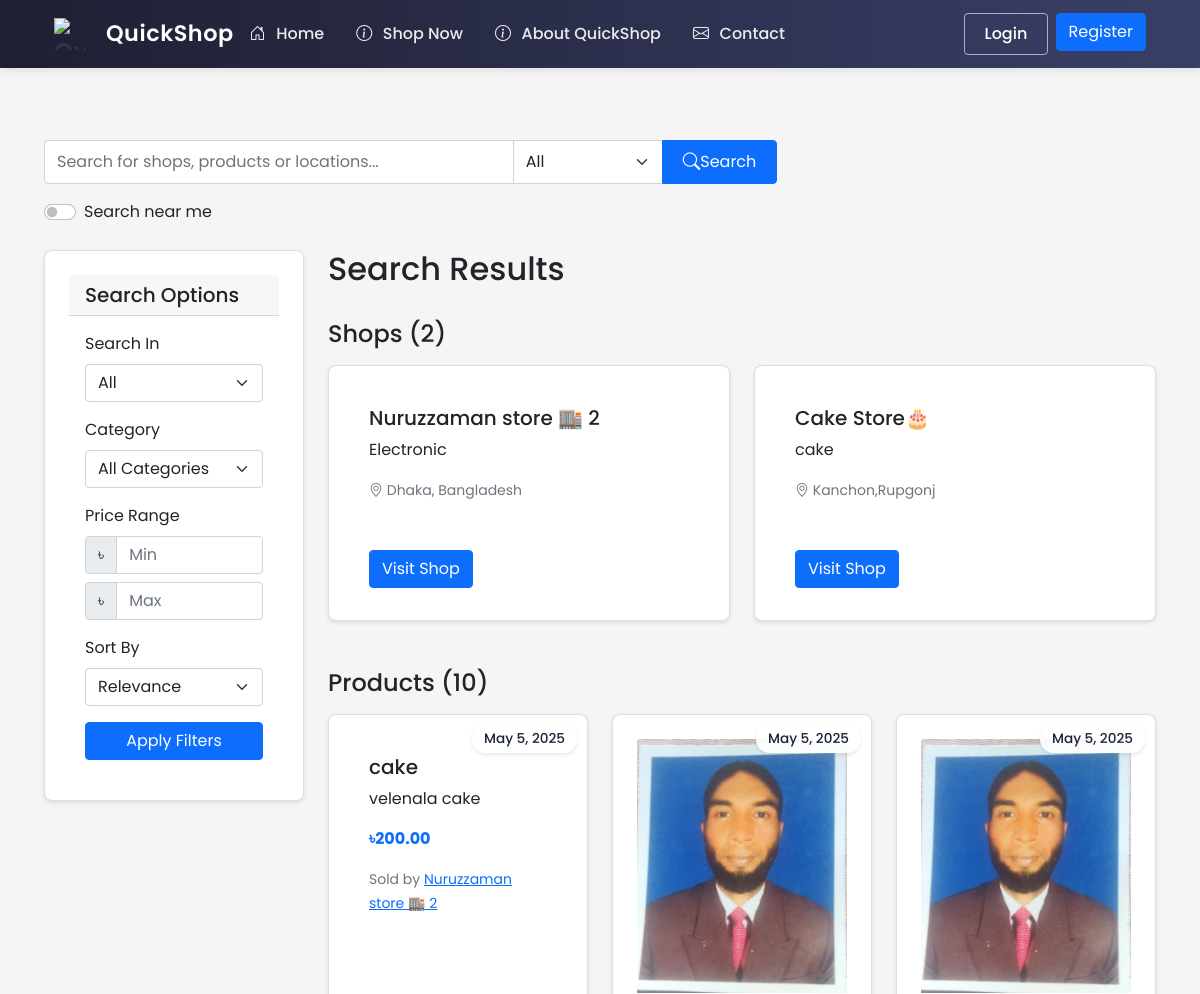
Before: /search (upper part) with the older database file.
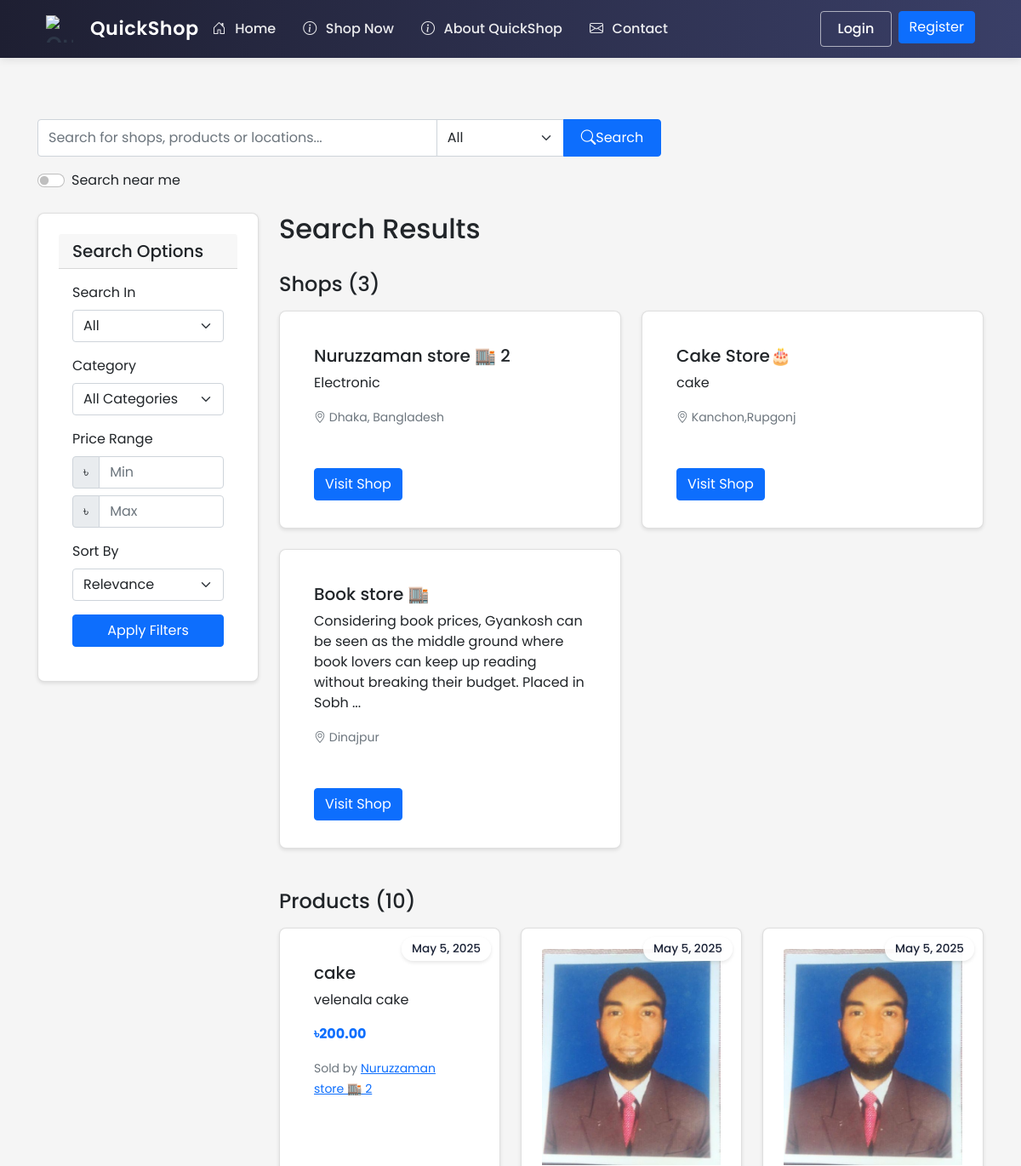
After: the same page with the newer database file.
### ecommerce/models/shop.py (models this page shows, shortened)
class Shop(db.Model):
    id = db.Column(db.Integer, primary_key=True)
    name = db.Column(db.String(100), nullable=False)
    description = db.Column(db.Text)
    about = db.Column(db.Text)  # New field for shop-specific About content
    owner_id = db.Column(db.Integer, db.ForeignKey('user.id'), nullable=False)
    location_lat = db.Column(db.Float, nullable=True)
    location_lng = db.Column(db.Float, nullable=True)
    address = db.Column(db.String(200), nullable=True)
    approval_status = db.Column(db.String(20), server_default='pending')  # pending, approved, rejected
    images = db.relationship('Image', lazy=True,
                           foreign_keys='Image.shop_id',
                           cascade="all, delete-orphan",
                           backref=db.backref('shop_ref', lazy=True))
    phone = db.Column(db.String(20))
    email = db.Column(db.String(120))
    website = db.Column(db.String(200))
    business_hours = db.Column(db.Text)  # Stored as JSON string
    created_at = db.Column(db.DateTime, default=datetime.utcnow)
    is_active = db.Column(db.Boolean, default=False)  # Only true after approval
    products = db.relationship('Product', backref='shop', lazy=True)

class Product(db.Model):
    id = db.Column(db.Integer, primary_key=True)
    name = db.Column(db.String(100), nullable=False)
    description = db.Column(db.Text)
    price = db.Column(db.Float, nullable=False)
    stock = db.Column(db.Integer, nullable=False, default=0)
    shop_id = db.Column(db.Integer, db.ForeignKey('shop.id'), nullable=False)
    category = db.Column(db.String(50))  # Add category field
    created_at = db.Column(db.DateTime, default=datetime.utcnow)
    images = db.relationship('Image', lazy=True,
                           foreign_keys='Image.product_id',
                           cascade="all, delete-orphan",
                           backref=db.backref('product_ref', lazy=True))
    rating = db.Column(db.Float, default=0.0)  # Average rating
    rating_count = db.Column(db.Integer, default=0)  # Number of ratings
    reviews = db.relationship(Review, backref='product', lazy=True)
    min_price = db.Column(db.Float)  # Minimum acceptable price
    max_discount_percentage = db.Column(db.Float, default=20.0)  # Maximum allowed discount
    continue_iteration = db.Column(db.Boolean, default=False)  # Whether to continue negotiation after max discount

### ecommerce/routes/main.py (the view, shortened to what this page needs)
@main_bp.route('/search')
def search():
    query = request.args.get('q', '')
    search_type = request.args.get('type', 'all')
    shop_id = request.args.get('shop_id', type=int)
    category = request.args.get('category')
    min_price = request.args.get('min_price', type=float)
    max_price = request.args.get('max_price', type=float)
    sort = request.args.get('sort', 'relevance')
    page = request.args.get('page', 1, type=int)
    per_page = 12  # Number of items per page
    lat = request.args.get('lat', type=float)
    lng = request.args.get('lng', type=float)
    distance = request.args.get('distance', 10, type=float)  # Default 10km radius
    product_query = Product.query.filter(Product.shop.has(Shop.is_active == True))
    shop_query = Shop.query.filter_by(is_active=True)
    if shop_id:
        shop = Shop.query.get_or_404(shop_id)
        product_query = product_query.filter(Product.shop_id == shop_id)
        search_type = 'products'
    if search_type != 'shops':
        if category:
            product_query = product_query.filter(Product.category == category)
        if min_price is not None:
            product_query = product_query.filter(Product.price >= min_price)
        if max_price is not None:
            product_query = product_query.filter(Product.price <= max_price)
        if sort == 'price_low':
            product_query = product_query.order_by(Product.price.asc())
        elif sort == 'price_high':
            product_query = product_query.order_by(Product.price.desc())
        elif sort == 'newest':
            product_query = product_query.order_by(Product.created_at.desc())
        else:  # relevance
            if query:
                from sqlalchemy import text
                product_query = product_query.order_by(text("(CASE "
                    "WHEN name LIKE :query THEN 3 "
                    "WHEN category LIKE :query THEN 2 "
                    "WHEN description LIKE :query THEN 1 "
                    "ELSE 0 END) DESC").bindparams(query=f"%{query}%"))
    if lat is not None and lng is not None:
        shop_query = shop_query.order_by('distance')
    products_pagination = product_query.paginate(page=page, per_page=per_page) if search_type != 'shops' else None
    shops_pagination = shop_query.paginate(page=page, per_page=per_page) if search_type != 'products' and not shop_id else None
    categories = db.session.query(Product.category)\
                         .distinct()\
                         .filter(Product.category != None)\
                         .order_by(Product.category)\
                         .all()
    categories = [cat[0] for cat in categories]
    return render_template('main/search_results.html',
                         products=products_pagination.items if products_pagination else [],
                         shops=shops_pagination.items if shops_pagination else [],
                         products_pagination=products_pagination,
                         shops_pagination=shops_pagination,
                         query=query,
                         search_type=search_type,
                         current_category=category,
                         categories=categories,
                         min_price=min_price,
                         max_price=max_price,
                         current_sort=sort,
                         shop=Shop.query.get(shop_id) if shop_id else None,
                         search_lat=lat,
                         search_lng=lng,
                         search_distance=distance,
                         config={'GOOGLE_MAPS_API_KEY': current_app.config['GOOGLE_MAPS_API_KEY']})

### ecommerce/templates/main/search_results.html (shortened to what the changed rows need)
{% extends "base.html" %}
{% block content %}
<div class="container mt-4">
    <div class="row">
        <div class="col-md-9">
            <div class="d-flex justify-content-between align-items-center mb-4">
                <h2>Search Results {% if query %}for "{{ query }}"{% endif %}</h2>
            </div>
            {% if shops and search_type in ['all', 'shops'] %}
            <div class="mb-4">
                <h3 class="h4 mb-3">Shops {% if search_lat and search_lng %}Near You{% endif %} ({{ shops_pagination.total if shops_pagination else 0 }})</h3>
                <div class="row">
                    {% for shop in shops %}
                        <div class="col-md-6 mb-4">
                            <div class="card h-100">
                                <div class="card-body">
                                    <div class="d-flex justify-content-between">
                                        <h5 class="card-title">
                                            {% if query %}
                                                {{ shop.name|replace(query, '<mark>' + query + '</mark>')|safe }}
                                            {% else %}
                                                {{ shop.name }}
                                            {% endif %}
                                        </h5>
                                    </div>
                                    <p class="card-text">
                                        {% if query %}
                                            {{ shop.description[:150]|replace(query, '<mark>' + query + '</mark>')|safe }}
                                        {% else %}
                                            {{ shop.description[:150] }}
                                        {% endif %}
                                        {% if shop.description|length > 150 %}...{% endif %}
                                    </p>
                                    <p class="card-text">
                                        <small class="text-muted">
                                            <i class="bi bi-geo-alt"></i> {{ shop.address }}
                                        </small>
                                    </p>
                                </div>
                                <div class="card-footer bg-transparent border-top-0">
                                    <a href="{{ url_for('shop.view', shop_id=shop.id) }}" class="btn btn-primary">Visit Shop</a>
                                </div>
                            </div>
                        </div>
                    {% endfor %}
                </div>
            </div>
            {% endif %}
            {% if products and search_type in ['all', 'products'] %}
            <div>
                <div class="row">
                    {% for product in products %}
                        <div class="col-md-4 mb-4">
                            <div class="card h-100 product-card">
                                <span class="date-badge">May 5, 2025</span>
                                        {% set img_src = None %}
                                        {% if product.image_url %}
                                            {% if product.image_url.startswith('http') or product.image_url.startswith('/') %}
                                                {% set img_src = product.image_url %}
                                            {% else %}
                                                {% set img_src = url_for('static', filename='images/products/' + product.image_url) %}
                                            {% endif %}
                                        {% elif product.images and product.images[0].filename %}
                                            {% set img_src = url_for('static', filename='uploads/' + product.images[0].filename) %}
                                        {% endif %}
                                        {% if img_src %}
                                            <img src="{{ img_src }}" class="card-img-top" alt="{{ product.name }}" onerror="this.onerror=null;this.src='https://via.placeholder.com/400x400?text=' + encodeURIComponent('{{ product.name }}')">
                                        {% endif %}
                                <div class="card-body">
                                    <h5 class="card-title">
                                        {% if query %}
                                            {{ product.name|replace(query, '<mark>' + query + '</mark>')|safe }}
                                        {% else %}
                                            {{ product.name }}
                                        {% endif %}
                                    </h5>
                                    <p class="card-text">
                                        {% if query %}
                                            {{ product.description[:100]|replace(query, '<mark>' + query + '</mark>')|safe }}
                                        {% else %}
                                            {{ product.description[:100] }}
                                        {% endif %}
                                    </p>
                                    <p class="card-text">
                                        <strong class="text-primary">৳{{ "%.2f"|format(product.price) }}</strong>
                                    </p>
                                    <p class="card-text">
                                        <small class="text-muted">
                                            Sold by <a href="{{ url_for('shop.view', shop_id=product.shop.id) }}">{{ product.shop.name }}</a>
                                        </small>
                                    </p>
                                </div>
                            </div>
                        </div>
                    {% endfor %}
                </div>
            </div>
            {% endif %}
        </div>
    </div>
</div>
{% endblock %}

Changed rows visible on the page:
added Shop: name "Book store 🏬", description "Considering book prices, Gyankosh can be seen as the middle ground where book lovers can keep up reading without breaking their budget. Placed in Sobh", address "Dinajpur"
Other visible differences:
{{ shops_pagination.total if shops_pagination else 0 }}: "2" → "3"
